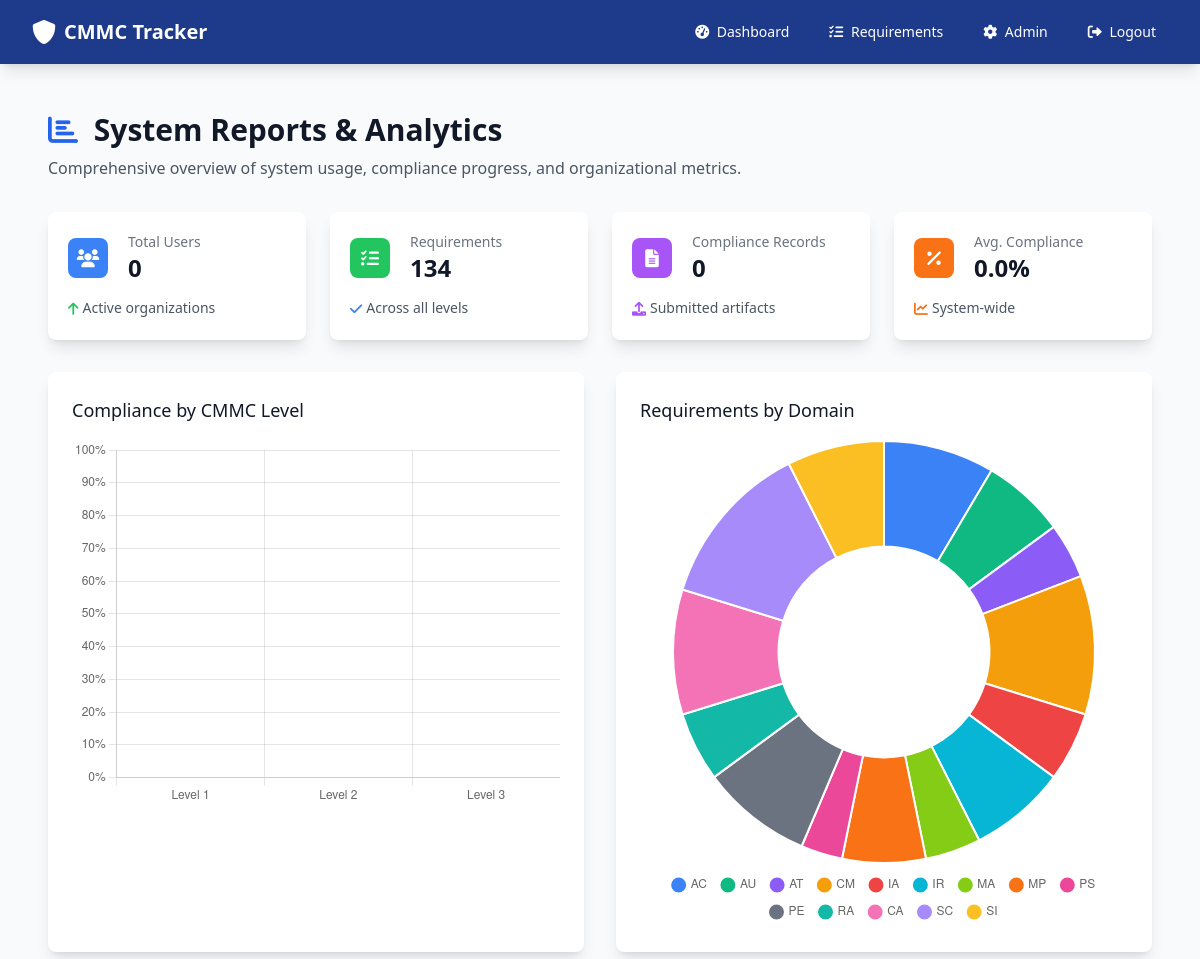
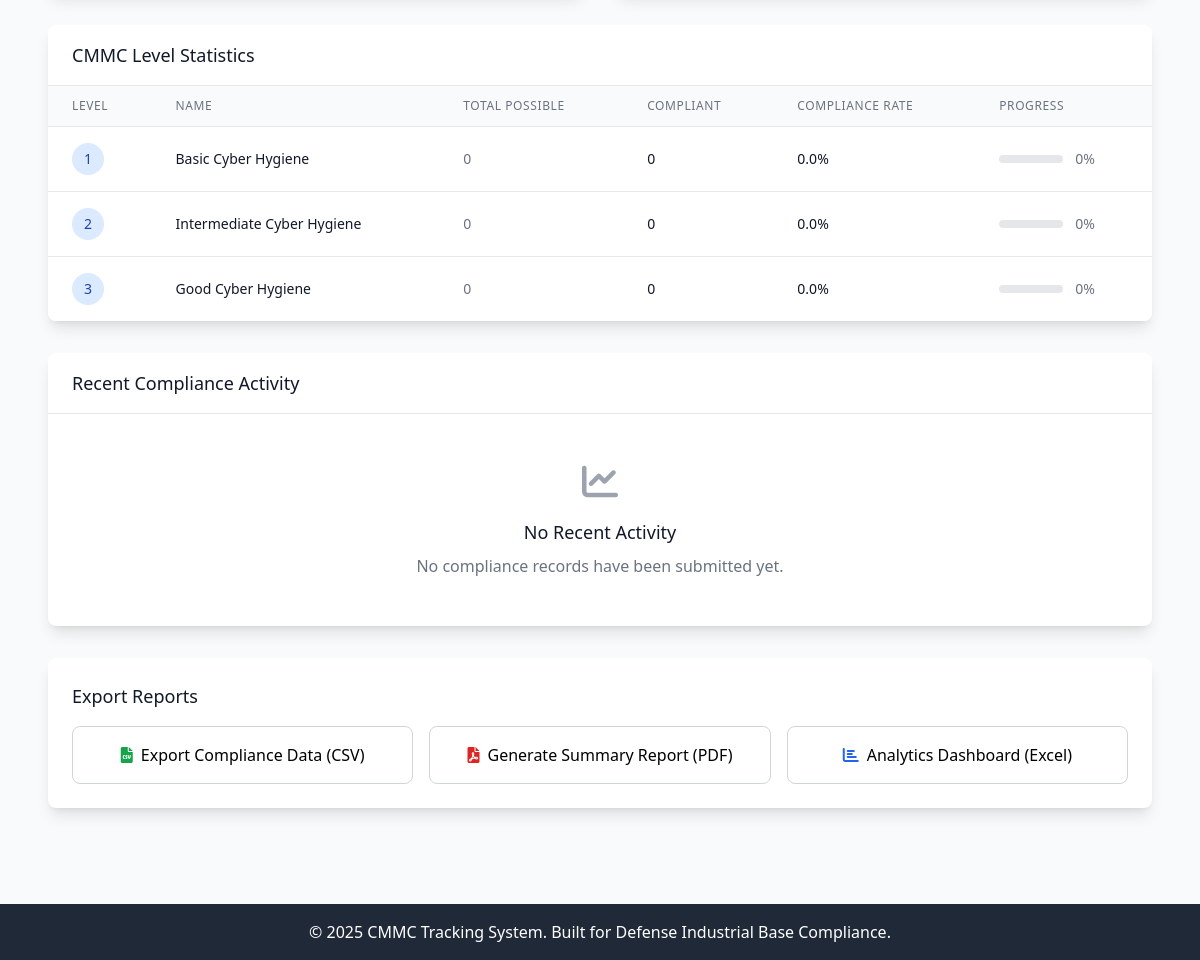
/admin/reports (signed in), run on an earlier commit of the app's database (2 pictures, top to bottom).
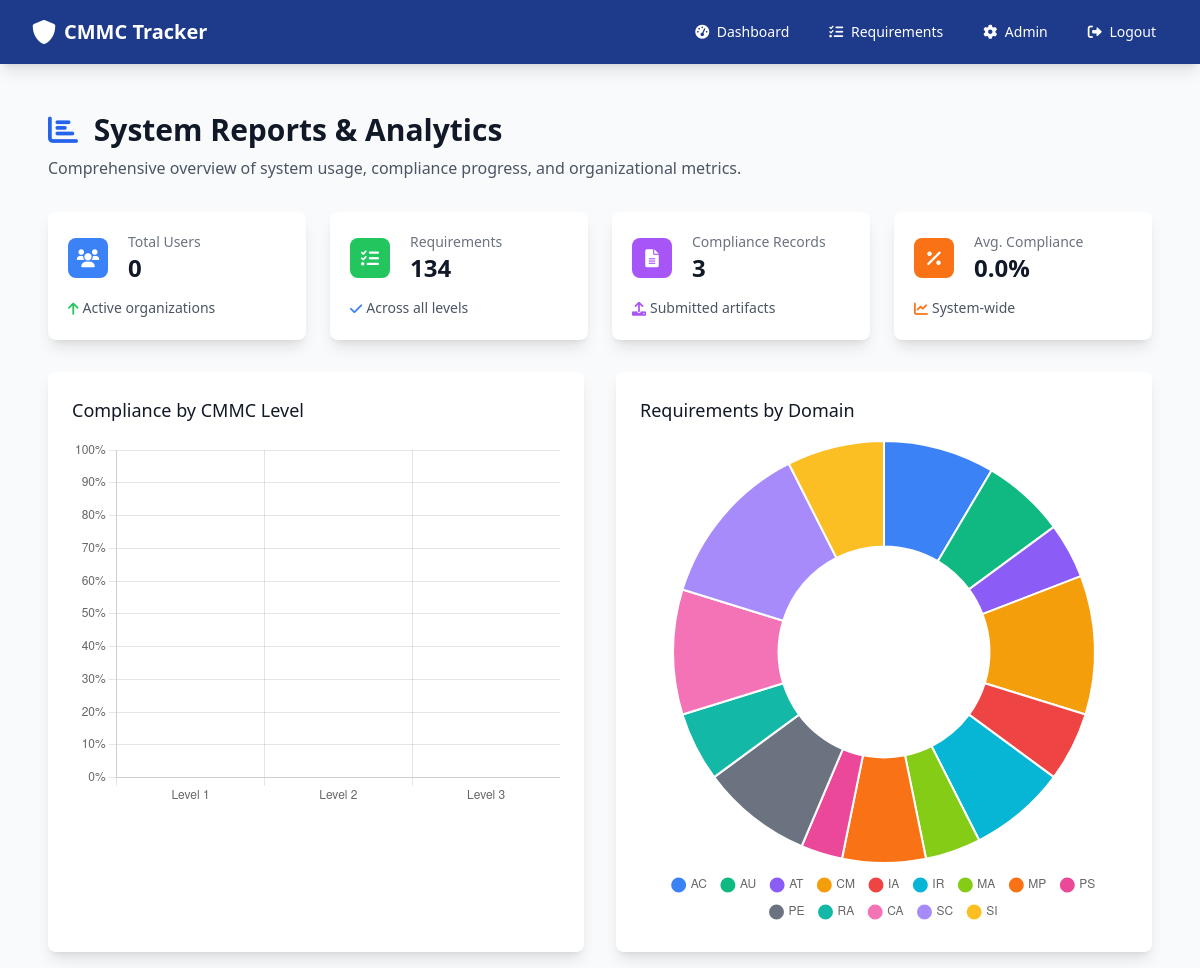
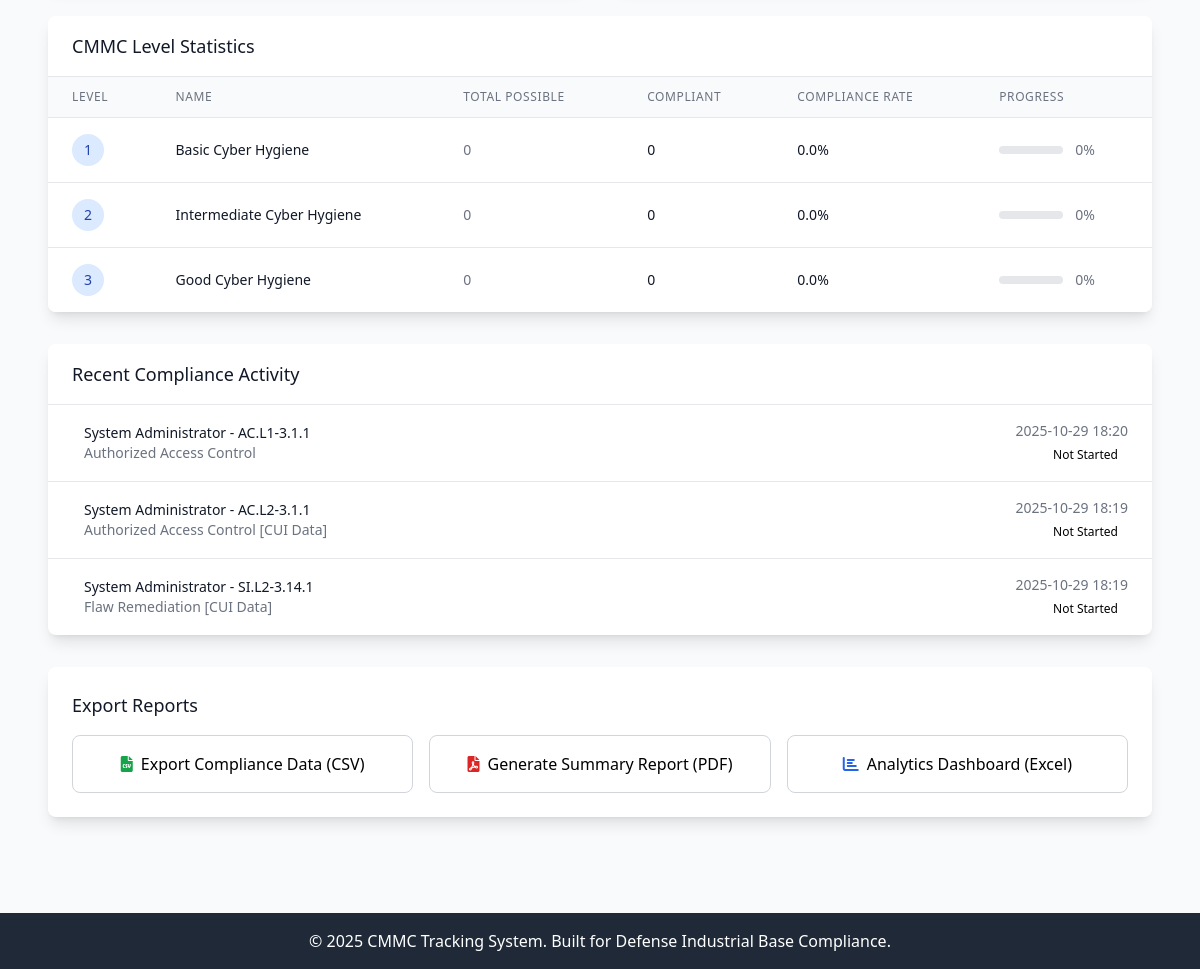
And on a later commit of the database (2 pictures, top to bottom).
### app.py (models this page shows)
class CMMCLevel(db.Model):
    __tablename__ = 'cmmc_level'
    id = db.Column(db.Integer, primary_key=True)
    level_number = db.Column(db.Integer, unique=True, nullable=False)
    name = db.Column(db.String(100), nullable=False)
    description = db.Column(db.Text)
    created_at = db.Column(db.DateTime, default=datetime.utcnow)

class ComplianceRecord(db.Model):
    __tablename__ = 'compliance_record'
    id = db.Column(db.Integer, primary_key=True)
    user_id = db.Column(db.Integer, db.ForeignKey('user.id'), nullable=False)
    requirement_id = db.Column(db.Integer, db.ForeignKey('cmmc_requirement.id'), nullable=False)
    status = db.Column(db.String(20), default='not_started')  # 'compliant', 'non_compliant', 'in_progress', 'not_started'
    artifact_path = db.Column(db.String(500))
    notes = db.Column(db.Text)
    submitted_at = db.Column(db.DateTime, default=datetime.utcnow)
    updated_at = db.Column(db.DateTime, default=datetime.utcnow, onupdate=datetime.utcnow)
    user = db.relationship('User', backref='compliance_records')
    requirement = db.relationship('CMMCRequirement', backref='compliance_records')

class User(db.Model):
    id = db.Column(db.Integer, primary_key=True)
    username = db.Column(db.String(80), unique=True, nullable=False)
    email = db.Column(db.String(120), unique=True, nullable=False)
    password_hash = db.Column(db.String(120), nullable=False)
    role = db.Column(db.String(20), default='user')  # 'admin' or 'user'
    company = db.Column(db.String(200))
    created_at = db.Column(db.DateTime, default=datetime.utcnow)
    is_authorized = db.Column(db.Boolean, default=False, nullable=False)

class CMMCRequirement(db.Model):
    __tablename__ = 'cmmc_requirement'
    id = db.Column(db.Integer, primary_key=True)
    requirement_id = db.Column(db.String(20), unique=True, nullable=False)
    title = db.Column(db.String(200), nullable=False)
    description = db.Column(db.Text, nullable=False)
    level_id = db.Column(db.Integer, db.ForeignKey('cmmc_level.id'), nullable=False)
    domain_id = db.Column(db.Integer, db.ForeignKey('cmmc_domain.id'), nullable=False)
    guidance = db.Column(db.Text)
    assessment_objectives = db.Column(db.Text)  # Store specific objectives for this requirement
    created_at = db.Column(db.DateTime, default=datetime.utcnow)
    level = db.relationship('CMMCLevel', backref='requirements')
    domain = db.relationship('CMMCDomain', backref='requirements')

### app.py (the view)
@app.route('/admin/reports')
@admin_required
def admin_reports():
    total_users = User.query.filter_by(role='user').count()
    total_requirements = CMMCRequirement.query.count()
    total_records = ComplianceRecord.query.count()
    levels = CMMCLevel.query.all()
    level_stats = {}
    for level in levels:
        level_requirements = CMMCRequirement.query.filter_by(level_id=level.id).all()
        compliant_records = 0
        for req in level_requirements:
            compliant_records += ComplianceRecord.query.filter_by(
                requirement_id=req.id, status='compliant'
            ).count()
        level_stats[level.level_number] = {
            'name': level.name,
            'total_possible': len(level_requirements) * total_users,
            'compliant': compliant_records,
            'percentage': (compliant_records / (len(level_requirements) * total_users)) * 100
                         if level_requirements and total_users > 0 else 0
        }
    recent_records = ComplianceRecord.query.order_by(
        ComplianceRecord.updated_at.desc()
    ).limit(10).all()
    return render_template('admin/reports.html',
                         total_users=total_users,
                         total_requirements=total_requirements,
                         total_records=total_records,
                         level_stats=level_stats,
                         recent_records=recent_records)

### app.py (called while the page is built, shortened)
def admin_required(f):
    @wraps(f)
    def decorated_function(*args, **kwargs):
        if 'user_id' not in session:
            flash('Please log in to access this page.', 'warning')
            return redirect(url_for('login'))
        user = User.query.get(session['user_id'])
        if not user or user.role != 'admin':
            flash('Admin access required.', 'error')
            return redirect(url_for('dashboard'))
        return f(*args, **kwargs)
    return decorated_function

@app.before_request
def enforce_device_and_user_authorization():
    open_endpoints = {
        'index', 'login', 'register', 'logout', 'static', 'device_pending'
    }
    if request.endpoint in open_endpoints:
        return None
    if 'user_id' not in session:
        return None
    user = User.query.get(session['user_id'])
    if not user:
        session.clear()
        return redirect(url_for('login'))
    if not user.is_authorized:
        flash('Your account is awaiting authorization by an administrator.', 'warning')
        return redirect(url_for('index'))
    if user.role == 'admin':
        return None

### templates/admin/reports.html (shortened to what the changed rows need)
{% extends "base.html" %}
{% block content %}
<div class="px-4 py-6">
    <div class="mb-8">
        <h1 class="text-3xl font-bold text-gray-900 mb-2">
            <i class="fas fa-chart-bar text-blue-600 mr-2"></i>
            System Reports & Analytics
        </h1>
    </div>
    <div class="grid grid-cols-1 md:grid-cols-2 lg:grid-cols-4 gap-6 mb-8">
        <div class="bg-white overflow-hidden shadow-lg rounded-lg">
            <div class="p-5">
                <div class="flex items-center">
                    <div class="ml-5 w-0 flex-1">
                        <dl>
                            <dt class="text-sm font-medium text-gray-500 truncate">Compliance Records</dt>
                            <dd class="text-2xl font-bold text-gray-900">{{ total_records }}</dd>
                        </dl>
                    </div>
                </div>
            </div>
        </div>
    </div>
    <div class="bg-white shadow-lg rounded-lg overflow-hidden mb-8">
        <div class="overflow-x-auto">
            <table class="min-w-full divide-y divide-gray-200">
                <thead class="bg-gray-50">
                    <tr>
                        <th class="px-6 py-3 text-left text-xs font-medium text-gray-500 uppercase tracking-wider">Level</th>
                        <th class="px-6 py-3 text-left text-xs font-medium text-gray-500 uppercase tracking-wider">Name</th>
                        <th class="px-6 py-3 text-left text-xs font-medium text-gray-500 uppercase tracking-wider">Total Possible</th>
                        <th class="px-6 py-3 text-left text-xs font-medium text-gray-500 uppercase tracking-wider">Compliant</th>
                        <th class="px-6 py-3 text-left text-xs font-medium text-gray-500 uppercase tracking-wider">Compliance Rate</th>
                        <th class="px-6 py-3 text-left text-xs font-medium text-gray-500 uppercase tracking-wider">Progress</th>
                    </tr>
                </thead>
                <tbody class="bg-white divide-y divide-gray-200">
                    {% for level_num, stats in level_stats.items() %}
                    <tr>
                        <td class="px-6 py-4 whitespace-nowrap">
                            <span class="inline-flex items-center justify-center w-8 h-8 rounded-full bg-blue-100 text-blue-800 text-sm font-medium">
                                {{ level_num }}
                            </span>
                        </td>
                        <td class="px-6 py-4 whitespace-nowrap text-sm font-medium text-gray-900">
                            {{ stats.name }}
                        </td>
                        <td class="px-6 py-4 whitespace-nowrap text-sm text-gray-500">
                            {{ stats.total_possible }}
                        </td>
                        <td class="px-6 py-4 whitespace-nowrap text-sm text-gray-900">
                            {{ stats.compliant }}
                        </td>
                        <td class="px-6 py-4 whitespace-nowrap text-sm text-gray-900">
                            {{ "%.1f"|format(stats.percentage) }}%
                        </td>
                        <td class="px-6 py-4 whitespace-nowrap">
                            <div class="flex items-center">
                                <div class="w-16 bg-gray-200 rounded-full h-2 mr-3">
                                </div>
                                <span class="text-sm text-gray-500">{{ "%.0f"|format(stats.percentage) }}%</span>
                            </div>
                        </td>
                    </tr>
                    {% endfor %}
                </tbody>
            </table>
        </div>
    </div>
    <div class="bg-white shadow-lg rounded-lg">
        {% if recent_records %}
        <div class="divide-y divide-gray-200">
            {% for record in recent_records %}
            <div class="px-6 py-4">
                <div class="flex items-center justify-between">
                    <div class="flex items-center space-x-3">
                        <div>
                            <p class="text-sm font-medium text-gray-900">
                                {{ record.user.company }} - {{ record.requirement.requirement_id }}
                            </p>
                            <p class="text-sm text-gray-500">
                                {{ record.requirement.title }}
                            </p>
                        </div>
                    </div>
                    <div class="text-right">
                        <p class="text-sm text-gray-500">{{ record.updated_at.strftime('%Y-%m-%d %H:%M') }}</p>
                        <span class="inline-flex items-center px-2.5 py-0.5 rounded-full text-xs font-medium
                                     ">
                            {{ record.status.replace('_', ' ').title() }}
                        </span>
                    </div>
                </div>
            </div>
            {% endfor %}
        </div>
        {% else %}
        <div class="p-12 text-center">
            <i class="fas fa-chart-line text-gray-400 text-4xl mb-4"></i>
            <h3 class="text-lg font-medium text-gray-900 mb-2">No Recent Activity</h3>
            <p class="text-gray-500">No compliance records have been submitted yet.</p>
        </div>
        {% endif %}
    </div>
</div>
<script>
// Level Compliance Chart
const levelCtx = document.getElementById('levelComplianceChart').getContext('2d');
const levelChart = new Chart(levelCtx, {
    type: 'bar',
    data: {
        labels: [{% for level_num in level_stats.keys() %}'Level {{ level_num }}'{% if not loop.last %}, {% endif %}{% endfor %}],
        datasets: [{
            label: 'Compliance Rate (%)',
            data: [{% for stats in level_stats.values() %}{{ stats.percentage }}{% if not loop.last %}, {% endif %}{% endfor %}],
            backgroundColor: [
                'rgba(59, 130, 246, 0.8)',
                'rgba(16, 185, 129, 0.8)',
                'rgba(139, 92, 246, 0.8)'
            ],
            borderColor: [
                'rgba(59, 130, 246, 1)',
                'rgba(16, 185, 129, 1)',
                'rgba(139, 92, 246, 1)'
            ],
            borderWidth: 1
        }]
    },
    options: {
        responsive: true,
        scales: {
            y: {
                beginAtZero: true,
                max: 100,
                ticks: {
                    callback: function(value) {
                        return value + '%';
                    }
                }
            }
        },
        plugins: {
            legend: {
                display: false
            }
        }
    }
});
// Sample domain chart (would be populated with real data)
const domainCtx = document.getElementById('domainChart').getContext('2d');
const domainChart = new Chart(domainCtx, {
    type: 'doughnut',
    data: {
        labels: ['AC', 'AU', 'AT', 'CM', 'IA', 'IR', 'MA', 'MP', 'PS', 'PE', 'RA', 'CA', 'SC', 'SI'],
        datasets: [{
            data: [8, 6, 4, 10, 5, 7, 4, 6, 3, 8, 5, 9, 12, 7],
            backgroundColor: [
                '#3B82F6', '#10B981', '#8B5CF6', '#F59E0B', '#EF4444',
                '#06B6D4', '#84CC16', '#F97316', '#EC4899', '#6B7280',
                '#14B8A6', '#F472B6', '#A78BFA', '#FBBF24'
            ]
        }]
    },
    options: {
        responsive: true,
        plugins: {
            legend: {
                position: 'bottom',
                labels: {
                    usePointStyle: true,
                    padding: 15
                }
            }
        }
    }
});
function exportReport(type) {
    alert(`Export ${type} report functionality would generate and download the requested report.`);
}
</script>
{% endblock %}

What changed in the data, as far as the page shows it:
added ComplianceRecord: user.company "System Administrator", requirement.requirement_id "AC.L1-3.1.1", requirement "Authorized Access Control", updated_at "2025-10-29 18:20", status.replace "Not Started"
added ComplianceRecord: user.company "System Administrator", requirement.requirement_id "AC.L2-3.1.1", requirement "Authorized Access Control [CUI Data]", updated_at "2025-10-29 18:19", status.replace "Not Started"
added ComplianceRecord: user.company "System Administrator", requirement.requirement_id "SI.L2-3.14.1", requirement "Flaw Remediation [CUI Data]", updated_at "2025-10-29 18:19", status.replace "Not Started"
Also different on the page:
{{ total_records }}: "0" → "3"
text no longer shown: "No Recent Activity No compliance records have been submitted yet."
